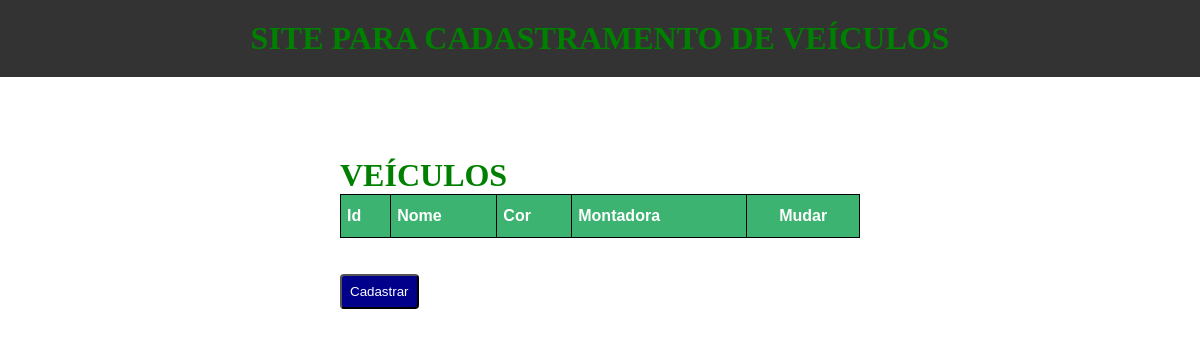
Before: / with the older database file.
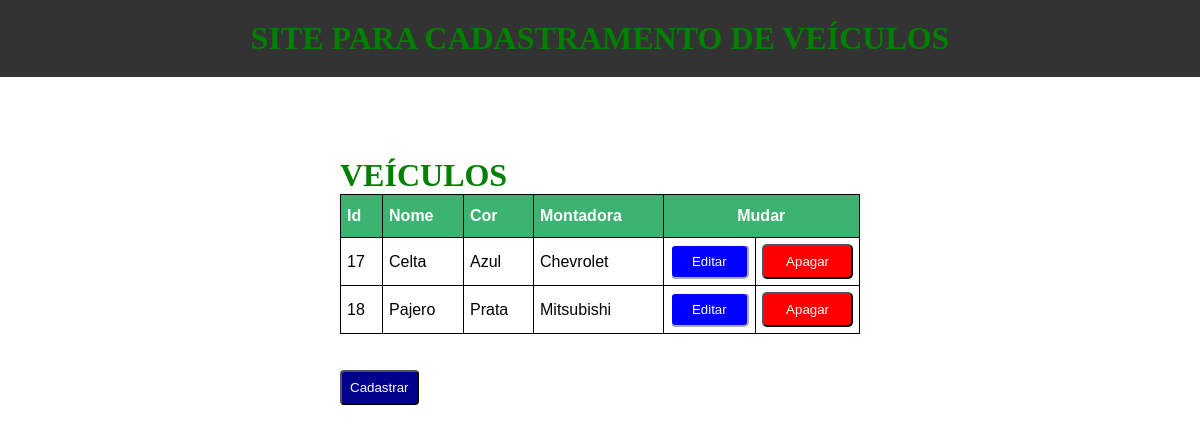
After: the same page with the newer database file.
### apps/core/models.py (models this page shows)
class veiculos(models.Model):
    nome=models.CharField(max_length=100)
    cor=models.CharField(max_length=100)
    montadora=models.CharField(max_length=100)

### apps/core/views.py (the view)
# urls.py: path('',views.index,name="index"),
def index(request):
    veiculo = veiculos.objects.all()
    return render(request,'index.html',{'veiculo':veiculo})

### apps/core/templates/index.html
{% include 'header.html' %}
{% load static %}
<link rel="stylesheet" href="{% static 'core.css' %}">
<body>
    <div class="container">
        <h1>Veículos</h1>
        <table id="customers" border="1">
            <thead>
                <th>Id</th>
                <th>Nome</th>
                <th>Cor</th>
                <th>Montadora</th>
                <th colspan="2" id="mid">Mudar</th>
            </thead>
            {% for x in veiculo %}
            <tr>
                <td>{{x.id}}</td>
                <td>{{x.nome}}</td>
                <td>{{x.cor}}</td>
                <td>{{x.montadora}}</td>
                <td>
                    <a href="editar/{{x.id}}"><button id="up">Editar</button></a>
                </td>
                <td>
                    <a href="apagar/{{x.id}}"><button id="del">Apagar</button></a>
                </td>
            </tr>
            {% endfor %}
        </table>
        <br><br>
        <a href="{% url 'cadastrar' %}"><button id="new3">Cadastrar</button></a>
    </div>
</body>
</html>

### templates/header.html (shortened to what this page needs)
  <header>
    <h1>Site para cadastramento de veículos</h1>
  </header>
</html>

### apps/core/static/core.css (style rules this page uses)
.container { margin: 80px 240px 60px 240px; padding: 0px 100px 100px 100px; }
#customers { font-family: Arial, Helvetica, sans-serif; border-collapse: collapse; width: 100%; }
#customers td, #customers th { border: 1px solid black; padding: 6px; }
#customers th { padding-top: 12px; padding-bottom: 12px; text-align: left; background-color: mediumseagreen; color: white; }
#customers #mid { text-align: center; }
#customers #up { background-color: blue; border-color: white; border-radius: 5px; padding: 8px; color: white; }
#customers #del { background-color: red; border-radius: 5px; padding: 8px; color: white; }
#customers button { width: 100%; }
h1 { color: green; }
.container #new3 { padding: 8px; background-color: darkblue; color: white; border-radius: 4px; }

### templates/header.html (style rules this page uses)
* { margin: 0; padding: 0; }
header { background-color: #333; color: #fff; padding: 20px; text-align: center; }
h1 { font-size: 32px; font-weight: bold; text-transform: uppercase; }

Changed rows visible on the page:
added veiculos: id "17", nome "Celta", cor "Azul", montadora "Chevrolet"
added veiculos: id "18", nome "Pajero", cor "Prata", montadora "Mitsubishi"
